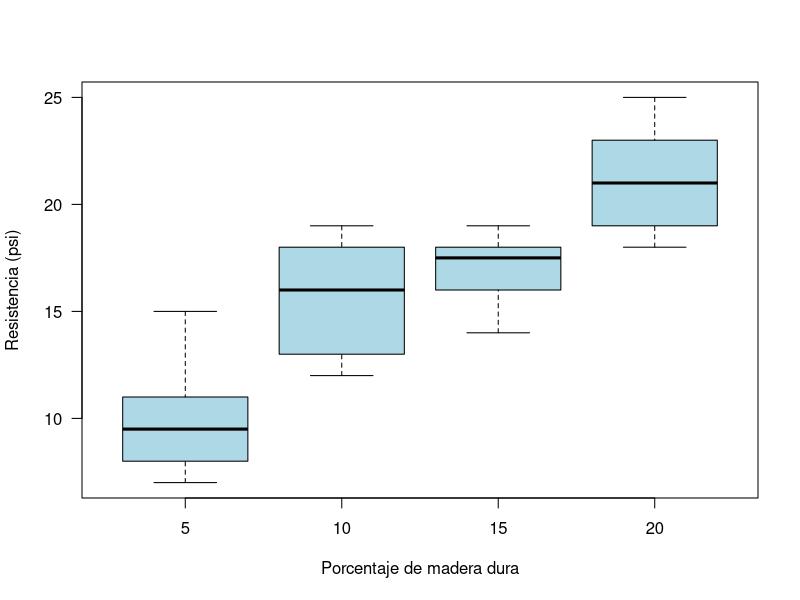
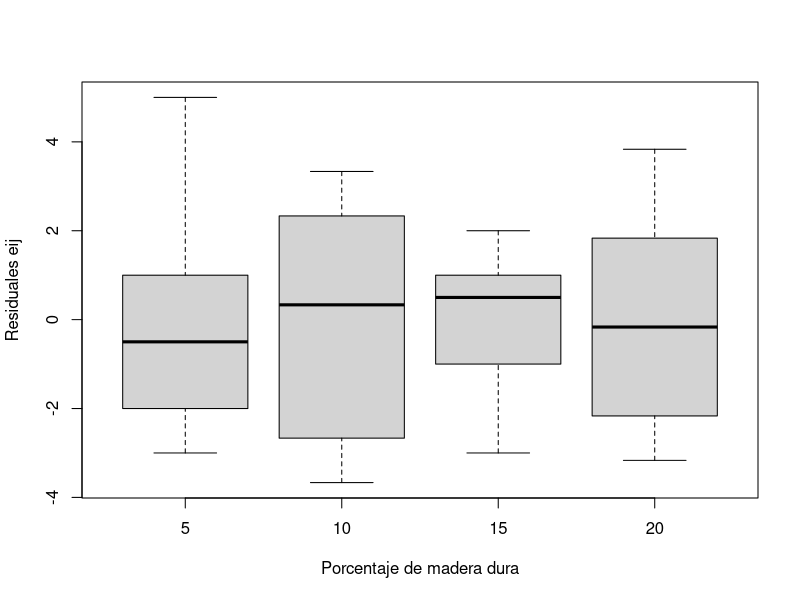
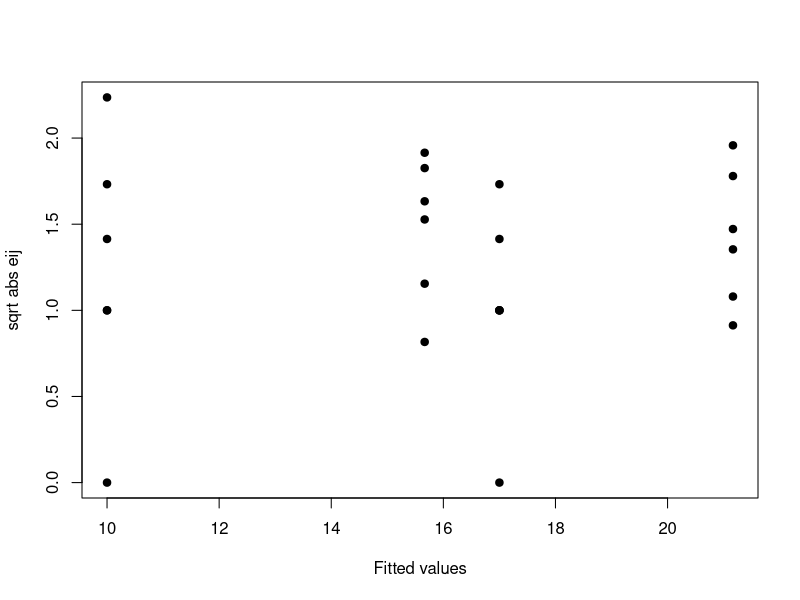
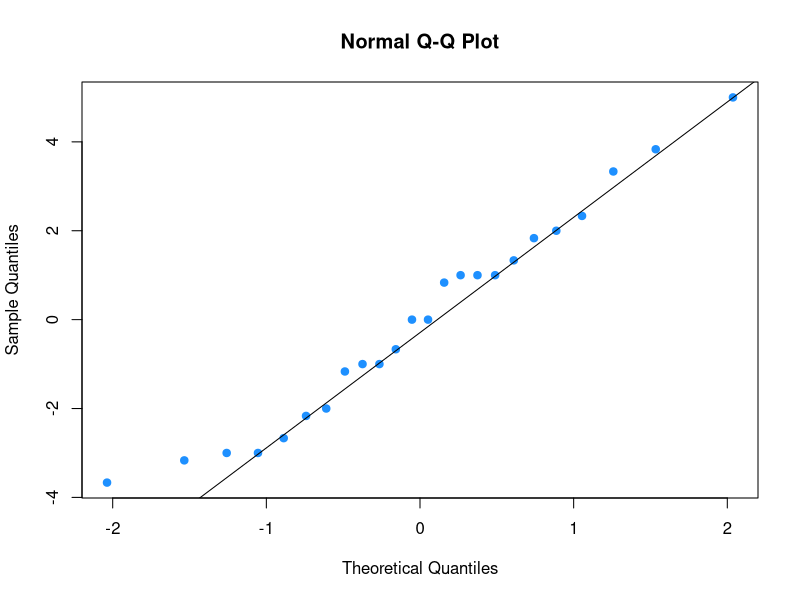
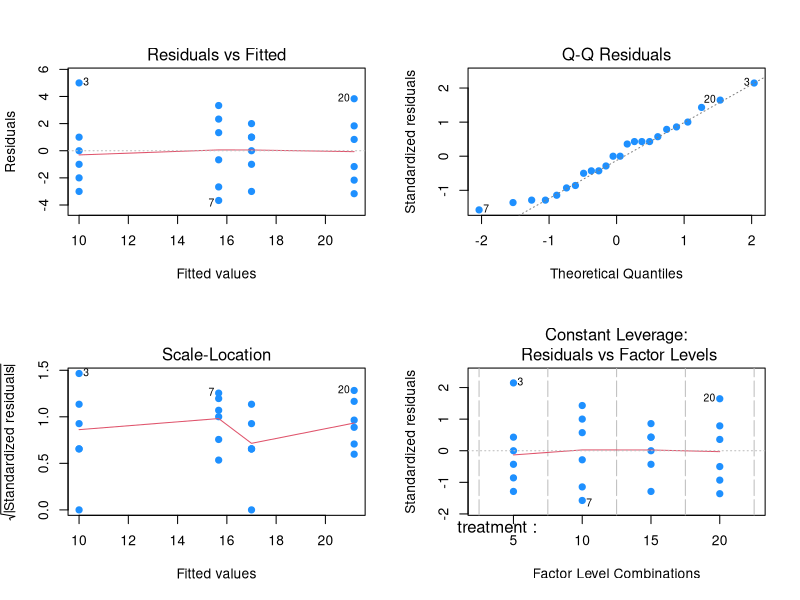

Reproduce these figures in R, in order.

# Problem -----------------------------------------------------------------
# A manufacturer of paper grocery bags is interested in improving the 
# tensile strength of the product. The process engineer decides to 
# investigate 4 levels of hardwood concentration: 5%, 10%, 15%, and 20%.
# She takes six specimens (replicates) at each level.

# Dataset -----------------------------------------------------------------
strength  <- c(7, 8, 15, 11, 9, 10,
               12, 17, 13, 18, 19, 15,
               14, 18, 19, 17, 16, 18,
               19, 25, 22, 23, 18, 20)

treatment <- c(5, 5, 5, 5, 5, 5,
               10, 10, 10, 10, 10, 10,
               15, 15, 15, 15, 15, 15,
               20, 20, 20, 20, 20, 20)

treatment <- factor(treatment)

# Boxplot -----------------------------------------------------------------
boxplot(strength ~ treatment, las=1, col='lightblue',
        xlab='Porcentaje de madera dura',
        ylab='Resistencia (psi)')

# Exploring means ---------------------------------------------------------
sapply(X=split(x=strength, f=treatment), FUN=mean)

# Using anova -------------------------------------------------------------
mymodel <- aov(strength ~ treatment)
summary(mymodel)

# Residual analysis -------------------------------------------------------
eij <- residuals(mymodel)

# Boxplot for eij vs treatment
boxplot(eij ~ treatment,
        xlab='Porcentaje de madera dura',
        ylab='Residuales eij')

# Standarized residual vs fitted values
plot(x=mymodel$fitted.values, y=sqrt(abs(eij)),
     xlab='Fitted values',
     ylab='sqrt abs eij', pch=19)

# Bartlett test
bartlett.test(x=eij, g=treatment)

# Levene test
require(car)
leveneTest(eij ~ treatment)

# Fligner-Killeen test
fligner.test(eij ~ treatment)

# QQplot for eij
qqnorm(eij, pch=19, col='dodgerblue')
qqline(eij)

# Shapiro Wilk test
shapiro.test(eij)

# Using the standard residual analysis
par(mfrow=c(2, 2))
plot(mymodel, pch=19, col='dodgerblue')

